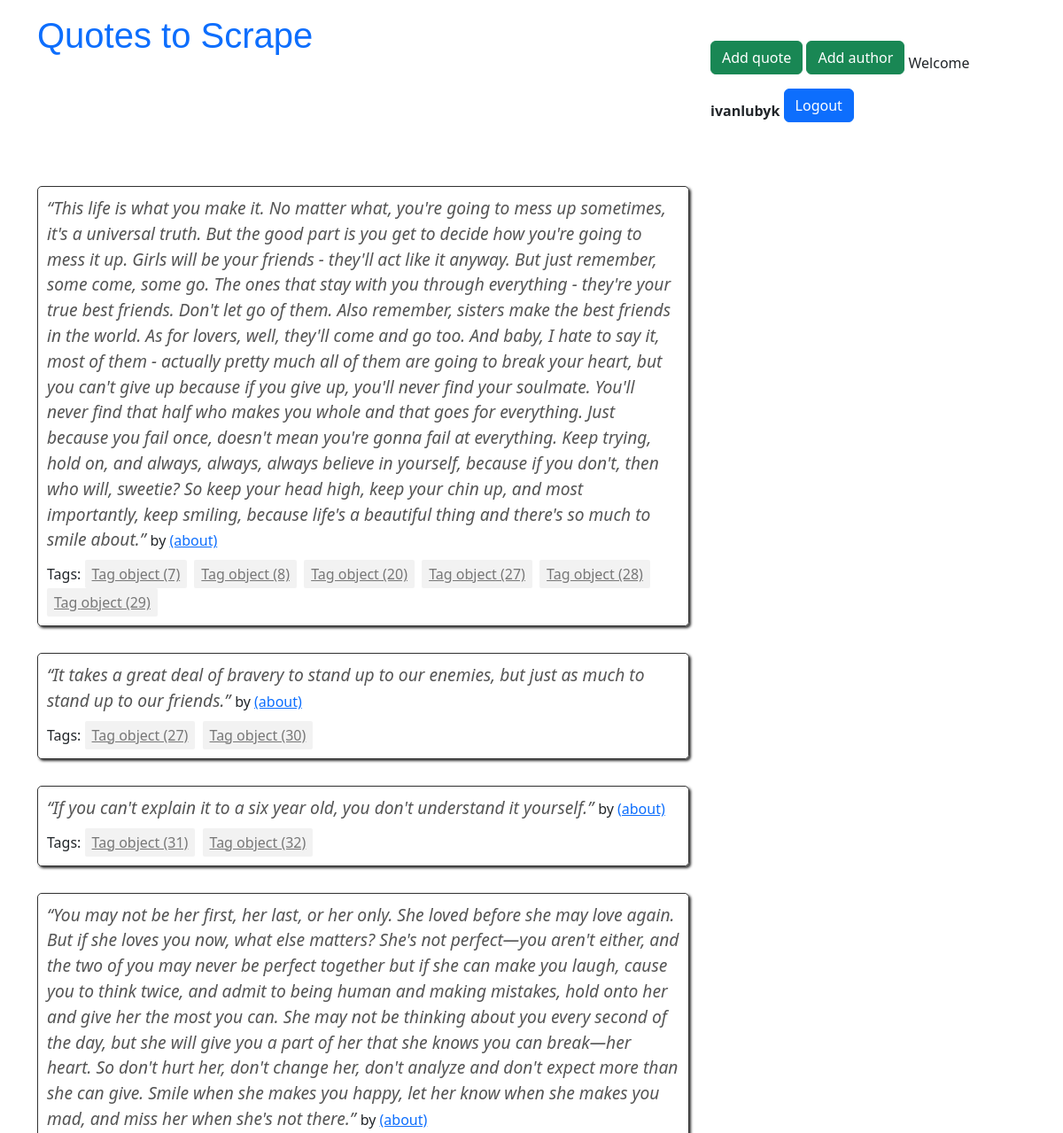
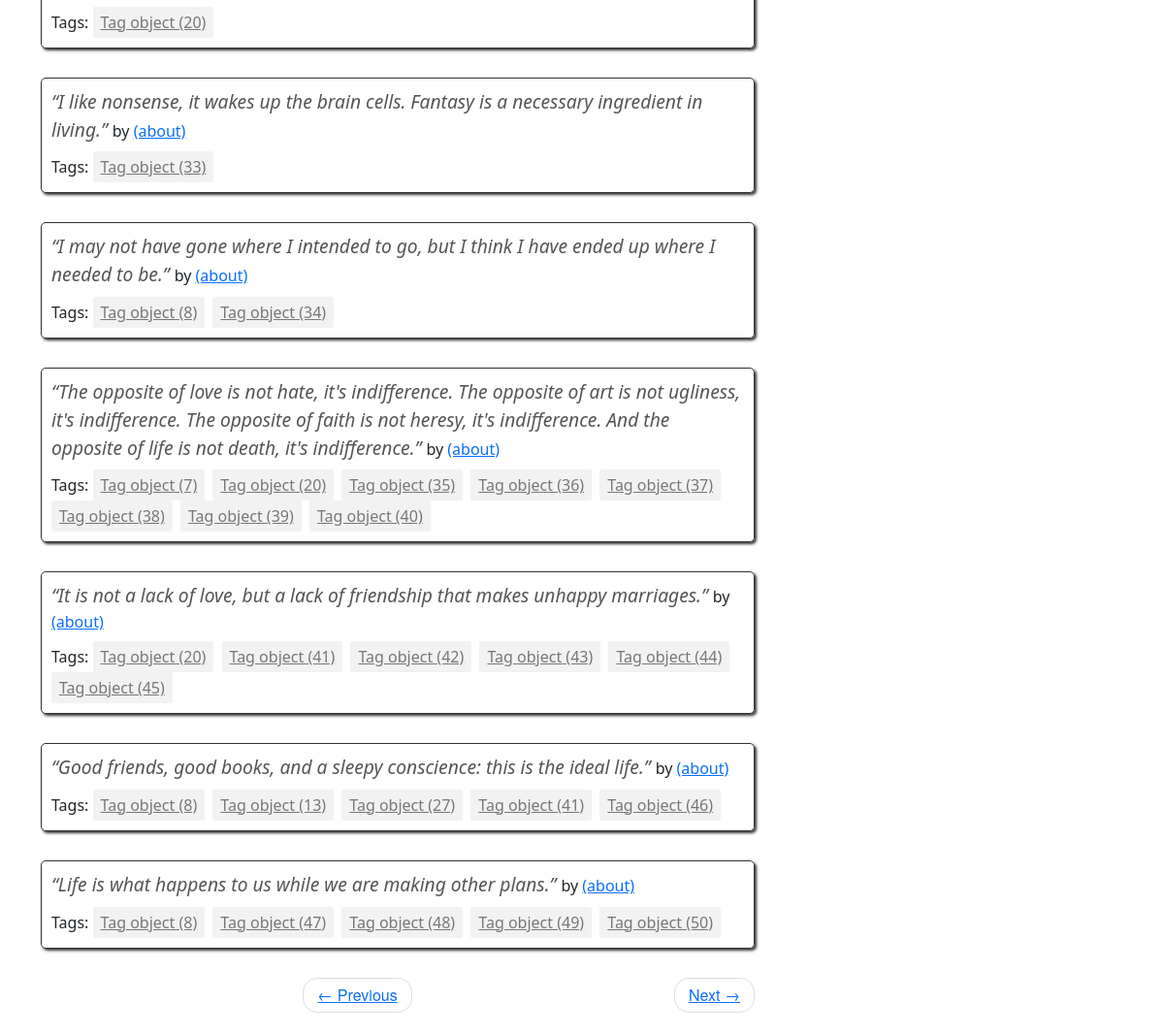
The page /2 (signed in) on the database its author committed (2 pictures, top to bottom).
### quotes/models.py (models this page shows)
class Quote(models.Model):
    quote = models.TextField()
    tags = models.ManyToManyField(Tag)
    author = models.ForeignKey(Author, on_delete=models.CASCADE, default=None, null=True)
    created_at = models.DateTimeField(auto_now_add=True)

class Tag(models.Model):
    name = models.CharField(max_length=50, unique=True)

### quotes/views.py (the view)
# urls.py: path('', views.main, name='root'),
def main(request, page=1):
    context = {}
    db = get_mongodb()
    quotes = db.quotes.find()
    quotes = Quote.objects.all()
    per_page = 10
    paginator = Paginator(list(quotes), per_page)
    quotes_on_page = paginator.page(page)
    context['popular_tags'] = popular_tags
    context['quotes'] = quotes_on_page
    return render(request, 'quotes/index.html', context=context)

### quotes/models.py (called while the page is built)
    def __str__(self):
        return self.fullname

### quotes/utils.py (called while the page is built)
def get_mongodb():
    client = MongoClient("mongodb://localhost")
    db = client.hm
    return db

### quotes/templates/quotes/index.html (shortened to what this page needs)
{% extends 'quotes/base.html' %}
{% load extract %}
{% block content %}
<div class="row">
    <div class="col-md-8">
        {% for quote in quotes %}
        <div class="quote" itemscope="" itemtype="http://schema.org/CreativeWork">
            <span class="text" itemprop="text">
                {{quote.quote}}
               </span>
            <span>by <small class="author" itemprop="author">{{ quote.author.name }}</small>
        <a href="/author/{{quote.author}}">(about)</a>
        </span>
            <div class="tags">
                Tags:
                {% for tag in quote.tags.all %}
                <a class="tag" href="/tag/{{tag}}">{{tag}}</a>
                {% endfor %}
            </div>
        </div>
        {% endfor %}
        <nav>
            <ul class="pager">
                <li class="previous">
                    <a class=" {% if not quotes.has_previous %} disabled {% endif %} "
                       href="{% if quotes.has_previous %} {% url 'quotes:root_paginate' quotes.previous_page_number %} {% else %} # {% endif %}">
                        <span aria-hidden="true">←</span> Previous
                    </a>
                </li>
                <li class="next">
                    <a class="{% if not quotes.has_next %} disabled {% endif %}"
                       href="{% if quotes.has_next %} {% url 'quotes:root_paginate' quotes.next_page_number %} {% else %} # {% endif %}">
                        Next <span aria-hidden="true">→</span>
                    </a>
                </li>
            </ul>
        </nav>
    </div>
</div>
{% endblock %}

### quotes/templates/quotes/base.html (shortened to what this page needs)
<!doctype html>
<html lang="en">
<head>
    <link
            rel="stylesheet"
            href="https://cdnjs.cloudflare.com/ajax/libs/modern-normalize/1.0.0/modern-normalize.min.css"/>
    {% load static %}
    <link rel="stylesheet" type="text/css" href="{% static 'quotes/style.css' %}">
    <link href="https://cdn.jsdelivr.net/npm/bootstrap@5.3.0/dist/css/bootstrap.min.css"
          rel="stylesheet"
>
</head>
<body>
<div class="container">
    <div class="row header-box">
        <div class="col-md-8 pt-3">
            <h1>
                <a href="/" style="text-decoration: none">Quotes to Scrape</a>
            </h1>
        </div>
        <div class="col-md-4 pt-3">
            {% if user.is_authenticated %}
            <p>
                <a href="{% url 'quotes:add_quote' %}" class="btn btn-success mb-3">Add quote</a>
                <a href="{% url 'quotes:add_author' %}" class="btn btn-success mb-3">Add author</a>
                Welcome <b>{{ user.username }}</b>
                <a href="{% url 'users:logout' %}" class="btn btn-primary mb-3">Logout</a>
            </p>
            {% else %}
            <p>
                <a href="{% url 'users:signup' %}" class="btn btn-primary mb-3">Sign Up</a>
                <a href="{% url 'users:login' %}" class="btn btn-primary mb-3">Sign In</a>
            </p>
            {% endif %}
        </div>
    </div>
    {% block content %} {% endblock content %}
</div>
</body>
</html>

### quotes/static/quotes/style.css (style rules this page uses)
body { font-family: 'Playfair Display', Georgia, serif; line-height: 1.6; color: #444; margin: 0; }
h1, h2, h3 { font-family: 'Oswald', sans-serif; }
.quote { padding: 10px; margin-bottom: 30px; border: 1px solid #333333; border-radius: 5px; box-shadow: 2px 2px 3px #333333; }
.container { width: 80%; margin: auto; }
.text { font-size: 1.2em; font-style: italic; color: #555; }
.tags { margin-top: 8px; }
.tag { display: inline-block; background-color: #f2f2f2; color: #777; padding: 4px 8px; border-radius: 2px; margin-right: 4px; }
.pager { font-family: "Raleway","Helvetica Neue",Helvetica,Arial,sans-serif; }
.pager { padding-left: 0; margin: 22px 0; list-style: none; text-align: center; }
.pager li { display: inline; }
.pager .next>a, .pager .next>span { float: right; }
.pager li>a, .pager li>span { display: inline-block; padding: 5px 14px; background-color: #ffffff; border: 1px solid #dddddd; border-radius: 15px; }
.header-box { padding-bottom: 40px; }
.row { margin-left: -15px; margin-right: -15px; }
.header-box p { margin-top: 30px; float: right; }

### rows shown on the page
Quote: quote "“This life is what you make it. No matter what, you're going to mess up sometimes, it's a universal truth. But the good part is you get to decide how you're going to mess it up. Girls will be your friends - they'll act like it anyway. But just remember, some come, some go. The ones that stay with you through everything - they're your true best friends. Don't let go of them. Also remember, sisters make the best friends in the world. As for lovers, well, they'll come and go too. And baby, I hate to say it, most of them - actually pretty much all of them are going to break your heart, but you can't give up because if you give up, you'll never find your soulmate. You'll never find that half who…"
Tag: id "Tag object (7)"
Tag: id "Tag object (8)"
Tag: id "Tag object (20)"
Tag: id "Tag object (27)"
Tag: id "Tag object (28)"
Tag: id "Tag object (29)"
Quote: quote "“It takes a great deal of bravery to stand up to our enemies, but just as much to stand up to our friends.”"
Tag: id "Tag object (30)"
Quote: quote "“If you can't explain it to a six year old, you don't understand it yourself.”"
Tag: id "Tag object (31)"
Tag: id "Tag object (32)"
Quote: quote "“You may not be her first, her last, or her only. She loved before she may love again. But if she loves you now, what else matters? She's not perfect—you aren't either, and the two of you may never be perfect together but if she can make you laugh, cause you to think twice, and admit to being human and making mistakes, hold onto her and give her the most you can. She may not be thinking about you every second of the day, but she will give you a part of her that she knows you can break—her heart. So don't hurt her, don't change her, don't analyze and don't expect more than she can give. Smile when she makes you happy, let her know when she makes you mad, and miss her when she's not there.”"
Quote: quote "“I like nonsense, it wakes up the brain cells. Fantasy is a necessary ingredient in living.”"
Tag: id "Tag object (33)"
Quote: quote "“I may not have gone where I intended to go, but I think I have ended up where I needed to be.”"
Tag: id "Tag object (34)"
Quote: quote "“The opposite of love is not hate, it's indifference. The opposite of art is not ugliness, it's indifference. The opposite of faith is not heresy, it's indifference. And the opposite of life is not death, it's indifference.”"
Tag: id "Tag object (35)"
Tag: id "Tag object (36)"
Tag: id "Tag object (37)"
Tag: id "Tag object (38)"
Tag: id "Tag object (39)"
Tag: id "Tag object (40)"
Quote: quote "“It is not a lack of love, but a lack of friendship that makes unhappy marriages.”"
Tag: id "Tag object (41)"
Tag: id "Tag object (42)"
Tag: id "Tag object (43)"
Tag: id "Tag object (44)"
Tag: id "Tag object (45)"
Quote: quote "“Good friends, good books, and a sleepy conscience: this is the ideal life.”"
Tag: id "Tag object (13)"
Tag: id "Tag object (46)"
Quote: quote "“Life is what happens to us while we are making other plans.”"
Tag: id "Tag object (47)"
Tag: id "Tag object (48)"
Tag: id "Tag object (49)"
Tag: id "Tag object (50)"

### other values the page prints
{{ user.username }} "ivanlubyk"
